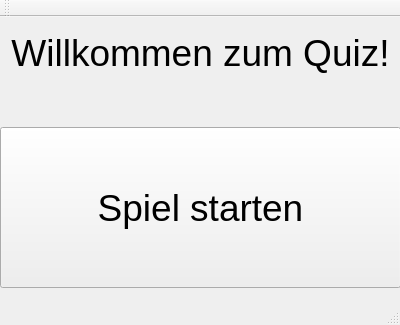
<?xml version="1.0" encoding="UTF-8"?>
<ui version="4.0">
 <class>MainWindow</class>
 <widget class="QMainWindow" name="MainWindow">
  <property name="geometry">
   <rect>
    <x>0</x>
    <y>0</y>
    <width>400</width>
    <height>325</height>
   </rect>
  </property>
  <property name="windowTitle">
   <string>MainWindow</string>
  </property>
  <widget class="QWidget" name="centralWidget">
   <widget class="QLabel" name="label">
    <property name="geometry">
     <rect>
      <x>0</x>
      <y>0</y>
      <width>401</width>
      <height>71</height>
     </rect>
    </property>
    <property name="font">
     <font>
      <pointsize>28</pointsize>
     </font>
    </property>
    <property name="text">
     <string>Willkommen zum Quiz!</string>
    </property>
    <property name="alignment">
     <set>Qt::AlignCenter</set>
    </property>
   </widget>
   <widget class="QPushButton" name="pushButton">
    <property name="geometry">
     <rect>
      <x>0</x>
      <y>110</y>
      <width>401</width>
      <height>161</height>
     </rect>
    </property>
    <property name="font">
     <font>
      <pointsize>28</pointsize>
     </font>
    </property>
    <property name="text">
     <string>Spiel starten</string>
    </property>
   </widget>
   <zorder>pushButton</zorder>
   <zorder>label</zorder>
   <zorder>pushButton</zorder>
  </widget>
  <widget class="QMenuBar" name="menuBar">
   <property name="geometry">
    <rect>
     <x>0</x>
     <y>0</y>
     <width>400</width>
     <height>21</height>
    </rect>
   </property>
  </widget>
  <widget class="QToolBar" name="mainToolBar">
   <attribute name="toolBarArea">
    <enum>TopToolBarArea</enum>
   </attribute>
   <attribute name="toolBarBreak">
    <bool>false</bool>
   </attribute>
  </widget>
  <widget class="QStatusBar" name="statusBar"/>
 </widget>
 <layoutdefault spacing="6" margin="11"/>
 <resources/>
 <connections/>
</ui>
